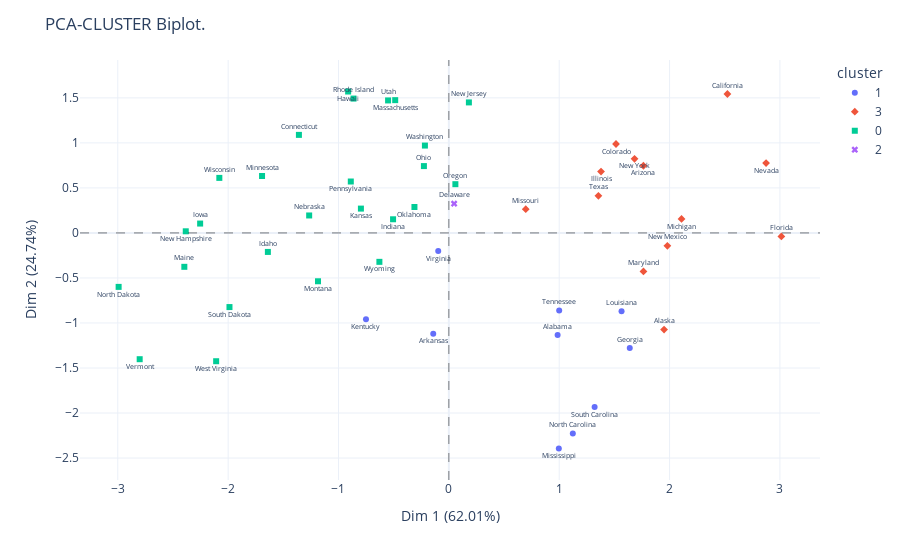

The notebook cell saved with this chart:
### Code cell
# Cluster de cada registro.
labels2 = cluster2.labels_
# Plot con 4 clusters.
cluster_biplot(pca, df_usarrests, labels2, size_text=6.5)

### Figure 1 — Plotly figure (JSON) as saved in the notebook; plotly's stock layout.template omitted (floating-point values rounded to 4 significant figures)
{"data": [{"hovertemplate": "<b>%{hovertext}</b><br><br>cluster=1<br>x=%{x}<br>y=%{y}<br>Indice=%{text}<extra></extra>", "hovertext": ["Alabama", "Arkansas", "Georgia", "Kentucky", "Louisiana", "Mississippi", "North Carolina", "South Carolina", "Tennessee", "Virginia"], "legendgroup": "1", "marker": {"color": "#636efa", "symbol": "circle"}, "mode": "markers+text", "name": "1", "orientation": "v", "showlegend": true, "text": ["Alabama", "Arkansas", "Georgia", "Kentucky", "Louisiana", "Mississippi", "North Carolina", "South Carolina", "Tennessee", "Virginia"], "textfont": {"size": 6.5}, "textposition": ["top center", "bottom center", "top center", "bottom center", "top center", "bottom center", "top center", "bottom center", "top center", "bottom center", "top center", "bottom center", "top center", "bottom center", "top center", "bottom center", "top center", "bottom center", "top center", "bottom center", "top center", "bottom center", "top center", "bottom center", "top center", "bottom center", "top center", "bottom center", "top center", "bottom center", "top center", "bottom center", "top center", "bottom center", "top center", "bottom center", "top center", "bottom center", "top center", "bottom center", "top center", "bottom center", "top center", "bottom center", "top center", "bottom center", "top center", "bottom center", "top center", "bottom center"], "type": "scatter", "x": [0.9856, -0.1414, 1.639, -0.7509, 1.565, 0.9965, 1.123, 1.321, 0.9997, -0.09633], "xaxis": "x", "y": [-1.133, -1.12, -1.279, -0.9584, -0.8711, -2.394, -2.228, -1.933, -0.8603, -0.1997], "yaxis": "y"}, {"hovertemplate": "<b>%{hovertext}</b><br><br>cluster=3<br>x=%{x}<br>y=%{y}<br>Indice=%{text}<extra></extra>", "hovertext": ["Alaska", "Arizona", "California", "Colorado", "Florida", "Illinois", "Maryland", "Michigan", "Missouri", "Nevada", "New Mexico", "New York", "Texas"], "legendgroup": "3", "marker": {"color": "#EF553B", "symbol": "diamond"}, "mode": "markers+text", "name": "3", "orientation": "v", "showlegend": true, "text": ["Alaska", "Arizona", "California", "Colorado", "Florida", "Illinois", "Maryland", "Michigan", "Missouri", "Nevada", "New Mexico", "New York", "Texas"], "textfont": {"size": 6.5}, "textposition": ["top center", "bottom center", "top center", "bottom center", "top center", "bottom center", "top center", "bottom center", "top center", "bottom center", "top center", "bottom center", "top center", "bottom center", "top center", "bottom center", "top center", "bottom center", "top center", "bottom center", "top center", "bottom center", "top center", "bottom center", "top center", "bottom center", "top center", "bottom center", "top center", "bottom center", "top center", "bottom center", "top center", "bottom center", "top center", "bottom center", "top center", "bottom center", "top center", "bottom center", "top center", "bottom center", "top center", "bottom center", "top center", "bottom center", "top center", "bottom center", "top center", "bottom center"], "type": "scatter", "x": [1.95, 1.763, 2.524, 1.515, 3.013, 1.379, 1.763, 2.108, 0.6968, 2.874, 1.98, 1.683, 1.355], "xaxis": "x", "y": [-1.073, 0.746, 1.543, 0.9876, -0.03923, 0.6818, -0.4277, 0.1554, 0.2634, 0.7756, -0.1428, 0.8232, 0.4125], "yaxis": "y"}, {"hovertemplate": "<b>%{hovertext}</b><br><br>cluster=0<br>x=%{x}<br>y=%{y}<br>Indice=%{text}<extra></extra>", "hovertext": ["Connecticut", "Hawaii", "Idaho", "Indiana", "Iowa", "Kansas", "Maine", "Massachusetts", "Minnesota", "Montana", "Nebraska", "New Hampshire", "New Jersey", "North Dakota", "Ohio", "Oklahoma", "Oregon", "Pennsylvania", "Rhode Island", "South Dakota", "Utah", "Vermont", "Washington", "West Virginia", "Wisconsin", "Wyoming"], "legendgroup": "0", "marker": {"color": "#00cc96", "symbol": "square"}, "mode": "markers+text", "name": "0", "orientation": "v", "showlegend": true, "text": ["Connecticut", "Hawaii", "Idaho", "Indiana", "Iowa", "Kansas", "Maine", "Massachusetts", "Minnesota", "Montana", "Nebraska", "New Hampshire", "New Jersey", "North Dakota", "Ohio", "Oklahoma", "Oregon", "Pennsylvania", "Rhode Island", "South Dakota", "Utah", "Vermont", "Washington", "West Virginia", "Wisconsin", "Wyoming"], "textfont": {"size": 6.5}, "textposition": ["top center", "bottom center", "top center", "bottom center", "top center", "bottom center", "top center", "bottom center", "top center", "bottom center", "top center", "bottom center", "top center", "bottom center", "top center", "bottom center", "top center", "bottom center", "top center", "bottom center", "top center", "bottom center", "top center", "bottom center", "top center", "bottom center", "top center", "bottom center", "top center", "bottom center", "top center", "bottom center", "top center", "bottom center", "top center", "bottom center", "top center", "bottom center", "top center", "bottom center", "top center", "bottom center", "top center", "bottom center", "top center", "bottom center", "top center", "bottom center", "top center", "bottom center"], "type": "scatter", "x": [-1.359, -0.9127, -1.64, -0.5055, -2.254, -0.7969, -2.397, -0.4862, -1.693, -1.185, -1.266, -2.384, 0.1816, -2.992, -0.226, -0.3118, 0.05912, -0.8884, -0.8638, -1.988, -0.5506, -2.801, -0.2169, -2.109, -2.08, -0.6294], "xaxis": "x", "y": [1.089, 1.57, -0.211, 0.1516, 0.1041, 0.2702, -0.3764, 1.474, 0.6323, -0.5369, 0.194, 0.01808, 1.45, -0.5991, 0.7422, 0.2879, 0.5414, 0.5711, 1.492, -0.8233, 1.472, -1.402, 0.9701, -1.425, 0.6113, -0.321], "yaxis": "y"}, {"hovertemplate": "<b>%{hovertext}</b><br><br>cluster=2<br>x=%{x}<br>y=%{y}<br>Indice=%{text}<extra></extra>", "hovertext": ["Delaware"], "legendgroup": "2", "marker": {"color": "#ab63fa", "symbol": "x"}, "mode": "markers+text", "name": "2", "orientation": "v", "showlegend": true, "text": ["Delaware"], "textfont": {"size": 6.5}, "textposition": ["top center", "bottom center", "top center", "bottom center", "top center", "bottom center", "top center", "bottom center", "top center", "bottom center", "top center", "bottom center", "top center", "bottom center", "top center", "bottom center", "top center", "bottom center", "top center", "bottom center", "top center", "bottom center", "top center", "bottom center", "top center", "bottom center", "top center", "bottom center", "top center", "bottom center", "top center", "bottom center", "top center", "bottom center", "top center", "bottom center", "top center", "bottom center", "top center", "bottom center", "top center", "bottom center", "top center", "bottom center", "top center", "bottom center", "top center", "bottom center", "top center", "bottom center"], "type": "scatter", "x": [0.04771], "xaxis": "x", "y": [0.3254], "yaxis": "y"}], "layout": {"legend": {"title": {"text": "cluster"}, "tracegroupgap": 0}, "margin": {"t": 60}, "shapes": [{"line": {"color": "black", "dash": "dash", "width": 0.5}, "type": "line", "x0": 0, "x1": 1, "xref": "x domain", "y0": 0, "y1": 0, "yref": "y"}, {"line": {"color": "black", "dash": "dash", "width": 0.5}, "type": "line", "x0": 0, "x1": 0, "xref": "x", "y0": 0, "y1": 1, "yref": "y domain"}], "title": {"text": "PCA-CLUSTER Biplot."}, "xaxis": {"anchor": "y", "domain": [0, 1], "range": [-3.342, 3.363], "title": {"text": "Dim 1 (62.01%)"}}, "yaxis": {"anchor": "x", "domain": [0, 1], "range": [-2.744, 1.92], "title": {"text": "Dim 2 (24.74%)"}}}}
